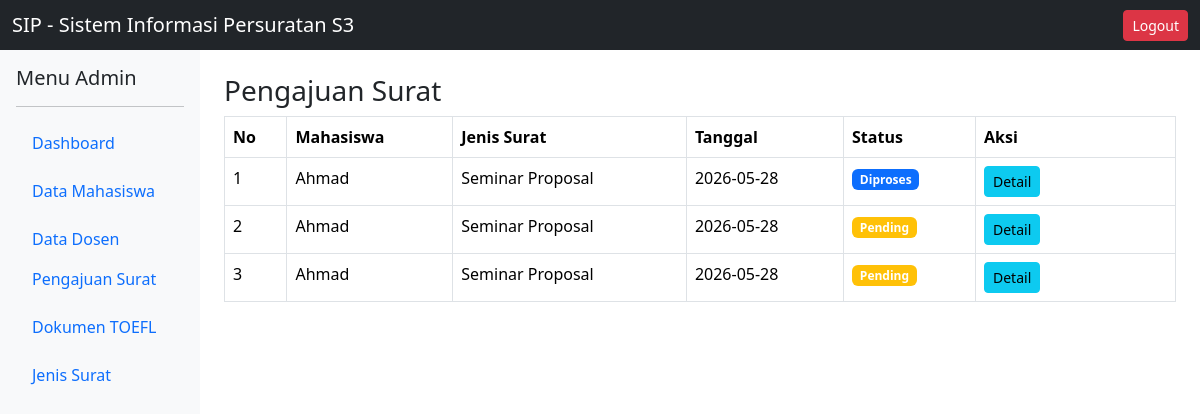
Screenshot of /app/views/admin/pengajuan_surat/index.php (signed in) with the database file from the repository.
### tables this page shows
CREATE TABLE `pengajuan_surat` (
  `id` int(11) NOT NULL,
  `mahasiswa_id` int(11) NOT NULL,
  `jenis_surat_id` int(11) NOT NULL,
  `nomor_surat` varchar(255) DEFAULT NULL,
  `tanggal_pengajuan` date DEFAULT NULL,
  `status` enum('pending','diproses','selesai','ditolak') DEFAULT 'pending',
  `file_surat` varchar(255) DEFAULT NULL,
  `catatan_admin` text DEFAULT NULL,
  `created_at` timestamp NOT NULL DEFAULT current_timestamp(),
  `ruangan` varchar(255) DEFAULT NULL
);

CREATE TABLE `mahasiswa` (
  `id` int(11) NOT NULL,
  `user_id` int(11) DEFAULT NULL,
  `nim` varchar(30) DEFAULT NULL,
  `nama` varchar(100) DEFAULT NULL,
  `angkatan` varchar(10) DEFAULT NULL,
  `no_hp` varchar(20) DEFAULT NULL,
  `email` varchar(100) DEFAULT NULL,
  `created_at` timestamp NOT NULL DEFAULT current_timestamp(),
  `password` varchar(255) DEFAULT NULL
);

CREATE TABLE `jenis_surat` (
  `id` int(11) NOT NULL,
  `nama_surat` varchar(255) NOT NULL,
  `kode_surat` varchar(50) NOT NULL,
  `tipe_nomor` enum('auto','manual') DEFAULT 'auto',
  `created_at` timestamp NOT NULL DEFAULT current_timestamp()
);

### app/views/admin/pengajuan_surat/index.php (the view, shortened to what this page needs)
<?php
require_once '../../../config/database.php';
$query = $pdo->query(
    "SELECT pengajuan_surat.*,
    mahasiswa.nama,
    jenis_surat.nama_surat
    FROM pengajuan_surat
    JOIN mahasiswa
    ON pengajuan_surat.mahasiswa_id = mahasiswa.id
    JOIN jenis_surat
    ON pengajuan_surat.jenis_surat_id = jenis_surat.id
    ORDER BY pengajuan_surat.id DESC"
);
$pengajuan = $query->fetchAll();
require_once '../../layouts/header.php';
require_once '../../layouts/sidebar.php';
?>
<h3>Pengajuan Surat</h3>
<table class="table table-bordered table-hover">
    <thead>
        <tr>
            <th>No</th>
            <th>Mahasiswa</th>
            <th>Jenis Surat</th>
            <th>Tanggal</th>
            <th>Status</th>
            <th width="200">
                Aksi
            </th>
        </tr>
    </thead>
    <tbody>
        <?php $no = 1; ?>
        <?php foreach ($pengajuan as $p): ?>
            <tr>
                <td><?= $no++; ?></td>
                <td><?= $p['nama']; ?></td>
                <td><?= $p['nama_surat']; ?></td>
                <td><?= $p['tanggal_pengajuan']; ?></td>
                <td>
                    <?php if ($p['status'] == 'pending'): ?>
                        <span class="badge bg-warning">
                            Pending
                        </span>
                    <?php elseif ($p['status'] == 'diproses'): ?>
                        <span class="badge bg-primary">
                            Diproses
                        </span>
                    <?php elseif ($p['status'] == 'selesai'): ?>
                        <span class="badge bg-success">
                            Selesai
                        </span>
                    <?php else: ?>
                        <span class="badge bg-danger">
                            Ditolak
                        </span>
                    <?php endif; ?>
                </td>
                <td>
                    <a href="detail.php?id=<?= $p['id']; ?>"
                        class="btn btn-info btn-sm">
                        Detail
                    </a>
                </td>
            </tr>
        <?php endforeach; ?>
    </tbody>
</table>
<?php require_once '../../layouts/footer.php'; ?>

### rows the page displays
pengajuan_surat: mahasiswa.nama "Ahmad", jenis_surat.nama_surat "Seminar Proposal", tanggal_pengajuan "2026-05-28", status "Diproses"
pengajuan_surat: mahasiswa.nama "Ahmad", jenis_surat.nama_surat "Seminar Proposal", tanggal_pengajuan "2026-05-28", status "Pending"
pengajuan_surat: mahasiswa.nama "Ahmad", jenis_surat.nama_surat "Seminar Proposal", tanggal_pengajuan "2026-05-28", status "Pending"
